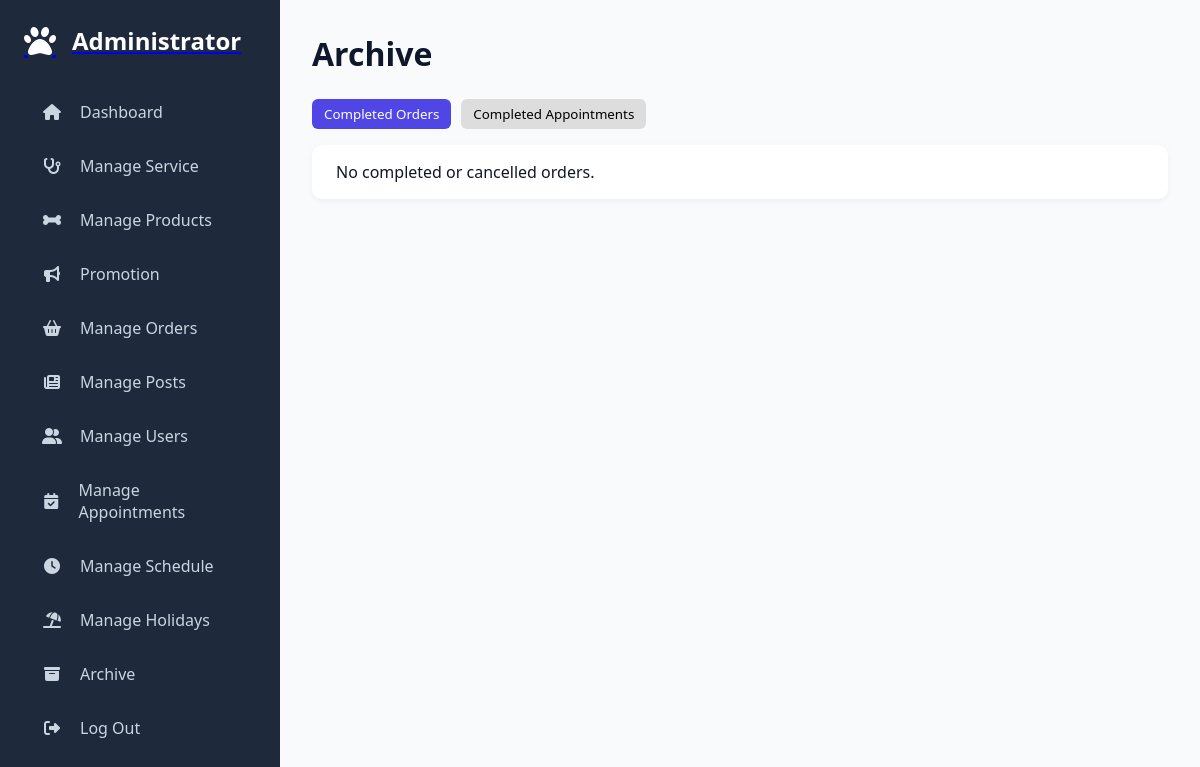
The page /admin/archive.php on the database as committed earlier.
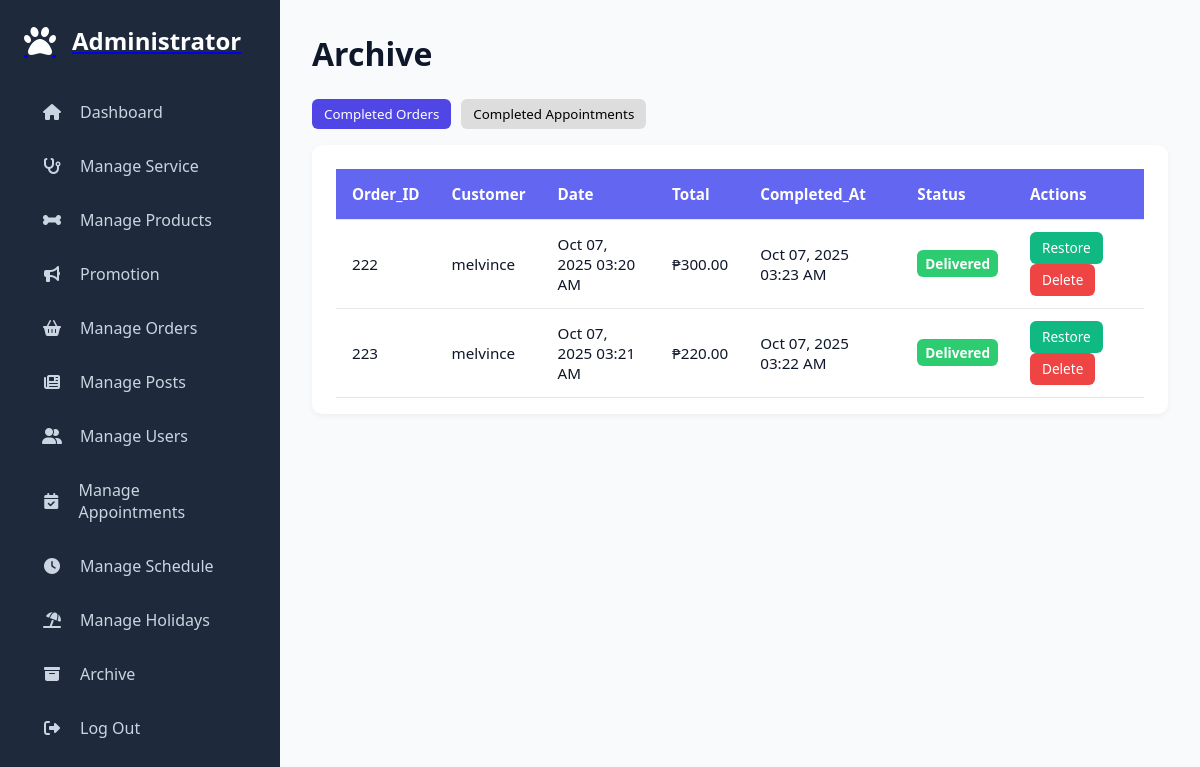
The same page on the database as committed later.
### tables this page shows
CREATE TABLE `orders` (
  `id` int(11) NOT NULL,
  `user_id` varchar(100) NOT NULL,
  `fullname` varchar(255) NOT NULL,
  `address` text NOT NULL,
  `phone` varchar(20) NOT NULL,
  `payment_method` varchar(50) NOT NULL,
  `total` decimal(10,2) NOT NULL,
  `shipping_fee` decimal(10,2) NOT NULL,
  `status` enum('pending','confirmed','shipped','delivered','cancelled') NOT NULL DEFAULT 'pending',
  `completed_at` timestamp NULL DEFAULT NULL,
  `created_at` timestamp NOT NULL DEFAULT current_timestamp()
);

### admin/archive.php (the view, shortened to what this page needs)
<?php
require_once '../components/auth_admin.php';
$stmtOrders = $conn->prepare("
    SELECT * FROM orders
    WHERE status IN ('delivered','cancelled')
    ORDER BY completed_at DESC
");
$stmtOrders->execute();
$completedOrders = $stmtOrders->fetchAll(PDO::FETCH_ASSOC);
?>
<!DOCTYPE html>
<html lang="en">
<head>
<link rel="stylesheet" href="./../assets/css/admin/archive.css?v=<?php echo time(); ?>">
<link rel="stylesheet" href="./../assets/css/admin/admin_header.css?v=<?php echo time(); ?>">
<link rel="stylesheet" href="https://cdnjs.cloudflare.com/ajax/libs/font-awesome/6.4.0/css/all.min.css">
</head>
<body>
<?php include '../components/admin_header.php'; ?>
<div class="admin-container">
    <div class="admin-main">
        <h1>Archive</h1>
        <div class="archive-tabs">
            <button class="tab-btn active" data-target="orders">Completed Orders</button>
            <button class="tab-btn" data-target="appointments">Completed Appointments</button>
        </div>
        <section id="orders" class="tab-content active">
            <?php if(count($completedOrders) > 0): ?>
                <table>
                    <thead>
                        <tr>
                            <th>Order_ID</th>
                            <th>Customer</th>
                            <th>Date</th>
                            <th>Total</th>
                            <th>Completed_At</th>
                            <th>Status</th>
                            <th>Actions</th>
                        </tr>
                    </thead>
                    <tbody>
                        <?php foreach($completedOrders as $order): ?>
                        <tr>
                            <td><?= htmlspecialchars($order['id']) ?></td>
                            <td><?= htmlspecialchars($order['fullname']) ?></td>
                            <td><?= htmlspecialchars(date("M d, Y h:i A", strtotime($order['created_at']))) ?></td>
                            <td>₱<?= number_format($order['total'],2) ?></td>
                            <td>
                                <?= $order['completed_at']
                                    ? htmlspecialchars(date("M d, Y h:i A", strtotime($order['completed_at'])))
                                    : '-' ?>
                            </td>
                            <td>
                                <?php if($order['status'] === 'delivered'): ?>
                                    <span class="status-badge delivered">Delivered</span>
                                <?php elseif($order['status'] === 'cancelled'): ?>
                                    <span class="status-badge cancelled">Cancelled</span>
                                <?php endif; ?>
                            </td>
                            <td>
                                <a class="action-btn restore" href="?restore_order_id=<?= $order['id'] ?>" onclick="return confirm('Restore this order?');">Restore</a>
                                <a class="action-btn delete" href="?delete_order_id=<?= $order['id'] ?>" onclick="return confirm('Delete this order permanently?');">Delete</a>
                            </td>
                        </tr>
                        <?php endforeach; ?>
                    </tbody>
                </table>
            <?php else: ?>
                <p>No completed or cancelled orders.</p>
            <?php endif; ?>
        </section>
    </div>
</div>
</body>
</html>

### components/admin_header.php
<div class="admin-sidebar" id="sidebar">
    <a href="dashboard.php" class="sidebar-header">
        <i class="fas fa-paw fa-2x" style="color: #fff;"></i>
        <h2>Administrator</h2>
    </a>
<nav>
    <a href="dashboard.php" class="nav-link <?= basename($_SERVER['PHP_SELF']) == 'dashboard.php' ? 'active' : '' ?>">
        <i class="fas fa-home"></i>
        <span>Dashboard</span>
    </a>
    <a href="manage_service.php" class="nav-link <?= basename($_SERVER['PHP_SELF']) == 'manage_service.php' ? 'active' : '' ?>">
        <i class="fas fa-stethoscope"></i>
        <span>Manage Service</span>
    </a>
    <a href="manage_products.php" class="nav-link <?= basename($_SERVER['PHP_SELF']) == 'manage_products.php' ? 'active' : '' ?>">
        <i class="fas fa-bone"></i>
        <span>Manage Products</span>
    </a>
    <a href="manage_promotion.php" class="nav-link <?= basename($_SERVER['PHP_SELF']) == 'manage_promotion.php' ? 'active' : '' ?>">
        <i class="fas fa-bullhorn"></i>
        <span>Promotion</span>
    </a>
    <a href="manage_orders.php" class="nav-link <?= basename($_SERVER['PHP_SELF']) == 'manage_orders.php' ? 'active' : '' ?>">
        <i class="fas fa-shopping-basket"></i>
        <span>Manage Orders</span>
    </a>
    <a href="manage_post.php" class="nav-link <?= basename($_SERVER['PHP_SELF']) == 'manage_post.php' ? 'active' : '' ?>">
        <i class="fas fa-newspaper"></i>
        <span>Manage Posts</span>
    </a>
    <a href="manage_users.php" class="nav-link <?= basename($_SERVER['PHP_SELF']) == 'manage_users.php' ? 'active' : '' ?>">
        <i class="fas fa-user-friends"></i>
        <span>Manage Users</span>
    </a>
    <a href="manage_appointments.php" class="nav-link <?= basename($_SERVER['PHP_SELF']) == 'manage_appointments.php' ? 'active' : '' ?>">
        <i class="fas fa-calendar-check"></i>
        <span>Manage Appointments</span>
    </a>
    <a href="manage_schedule.php" class="nav-link <?= basename($_SERVER['PHP_SELF']) == 'manage_schedule.php' ? 'active' : '' ?>">
        <i class="fas fa-clock"></i>
        <span>Manage Schedule</span>
    </a>
    <a href="manage_holidays.php" class="nav-link <?= basename($_SERVER['PHP_SELF']) == 'manage_holidays.php' ? 'active' : '' ?>">
        <i class="fas fa-umbrella-beach"></i>
        <span>Manage Holidays</span>
    </a>
    <a href="archive.php" class="nav-link <?= basename($_SERVER['PHP_SELF']) == 'archive_appointments.php' ? 'active' : '' ?>">
        <i class="fas fa-archive"></i>
        <span>Archive</span>
    </a>
    <a href="../components/admin_logout.php" class="nav-link" onclick="return confirm('Logout from this website?');">
        <i class="fas fa-sign-out-alt"></i>
        <span>Log Out</span>
    </a>
</nav>
</div>

### assets/css/admin/archive.css (style rules this page uses)
.admin-main h1 { font-size: 2rem; font-weight: 600; color: var(--text-dark); margin-bottom: 1.5rem; }
.admin-main section { background: var(--card-bg); padding: 1rem 1.5rem; border-radius: var(--border-radius); margin-bottom: 2rem; box-shadow: 0 2px 6px rgba(0,0,0,0.05); }
.admin-main table { width: 100%; border-collapse: collapse; margin-top: 0.5rem; overflow-x: auto; }
.admin-main th, .admin-main td { padding: 0.75rem 1rem; text-align: left; border-bottom: 1px solid #e5e7eb; font-size: 0.95rem; color: var(--text-dark); vertical-align: middle; height: 50px; }
.admin-main th { background: var(--primary-color); color: #fff; position: sticky; top: 0; z-index: 2; }
a.action-btn { display: inline-flex; align-items: center; justify-content: center; padding: 0.35rem 0.75rem; border-radius: 6px; font-size: 0.85rem; font-weight: 500; color: #fff; text-decoration: none; line-height: 1; height: 32px; }
a.action-btn.restore { background-color: #10b981; }
a.action-btn.delete { background-color: #ef4444; }
.status-badge { display: inline-block; padding: 4px 8px; font-size: 0.85rem; font-weight: 600; border-radius: 6px; color: #fff; text-transform: capitalize; }
.status-badge.delivered { background-color: #2ecc71; }
.archive-tabs { display: flex; gap: 10px; margin-bottom: 1rem; }
.tab-btn { padding: 6px 12px; border: none; border-radius: 6px; background: #ddd; cursor: pointer; font-weight: 500; }
.tab-btn.active { background: #4f46e5; color: #fff; }
.tab-content { display: none; }
.tab-content.active { display: block; }

### assets/css/admin/admin_header.css (style rules this page uses)
:root { --primary-color: #6366f1; --secondary-color: #4f46e5; --dark-bg: #1e293b; --light-bg: #f8fafc; --text-dark: #0f172a; --text-light: #64748b; --card-bg: #ffffff; --border-radius: 10px; --transition: all 0.3s ease; }
* { margin: 0; padding: 0; box-sizing: border-box; font-family: 'Segoe UI', sans-serif; }
body { background: var(--light-bg); color: var(--text-dark); overflow-x: hidden; }
.admin-container { display: flex; min-height: 100vh; }
.admin-sidebar { width: 280px; background: var(--dark-bg); padding: 1.5rem; position: fixed; top: 0; left: 0; height: 100%; transition: var(--transition); z-index: 1000; transform: translateX(0); overflow-y: auto; scrollbar-width: thin; }
.sidebar-header { display: flex; align-items: center; gap: 1rem; margin-bottom: 2rem; }
.sidebar-header h2 { color: white; font-size: 1.5rem; font-weight: 600; }
.admin-sidebar nav { display: flex; flex-direction: column; gap: 0.5rem; }
.nav-link { display: flex; align-items: center; gap: 1rem; color: #cbd5e1; padding: 0.75rem 1rem; border-radius: 8px; text-decoration: none; transition: var(--transition); font-weight: 500; }
.nav-link i { width: 24px; text-align: center; }
.admin-main { margin-left: 280px; flex: 1; padding: 2rem; transition: var(--transition); }
h1 { font-size: 2rem; font-weight: 600; color: var(--text-dark); }
@media (min-width: 769px) { .admin-sidebar { transform: none !important; } }

Rows that differ between the two databases and show on the page:
added orders: id "222", fullname "melvince", created_at "Oct 07, 2025 03:20 AM", total "300.00", completed_at "Oct 07, 2025 03:23 AM", status "Delivered"
added orders: id "223", fullname "melvince", created_at "Oct 07, 2025 03:21 AM", total "220.00", completed_at "Oct 07, 2025 03:22 AM", status "Delivered"
Other text that changed with them:
text no longer shown: "No completed or cancelled orders."
text now shown: "Order_ID Customer Date Total Completed_At Status Actions"
